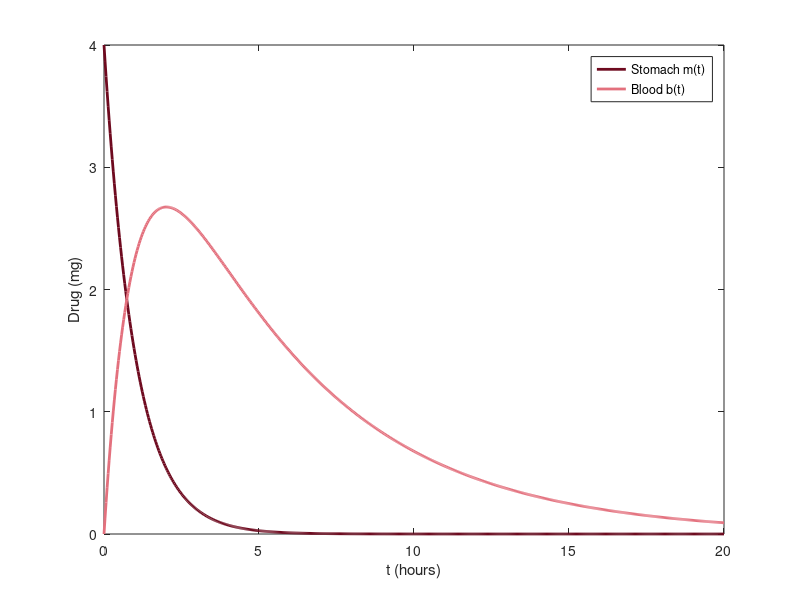

Write MATLAB code to recreate this figure.
% Fig. 4.9: Drug in stomach and blood (book, Section 4.2, Eq. 4.9)
% dm/dt = -ka m,  db/dt = ka m - ke b  with ka = 1, ke = 0.2 per hour, m(0) = 4, b(0) = 0:  m(t) = 4 e^(-t), b(t) = 5 (e^(-0.2t) - e^(-t))
% (c) 2026 Philipp Kügler · Program for the book "Dynamical Systems in the Life Sciences" · MIT License (see LICENSE)
t = linspace(0, 20, 600);
m = 4 * exp(-t);
b = 5 * (exp(-0.2 * t) - exp(-t));
tmax = log(5) / 0.8;                                     % db/dt = 0: e^(-0.2t) = 5 e^(-t)
fprintf('highest level in the blood b = %.3f mg after t = %.3f h\n', 5 * (exp(-0.2 * tmax) - exp(-tmax)), tmax);
A = [-1 0; 1 -0.2];
fprintf('eigenvalues of A: %g  %g\n', sort(eig(A)));
plot(t, m, 'Color', [0.43 0.04 0.12], 'LineWidth', 2); hold on
plot(t, b, 'Color', [0.89 0.44 0.49], 'LineWidth', 2); hold off
xlabel('t (hours)'); ylabel('Drug (mg)'); legend('Stomach m(t)', 'Blood b(t)');
